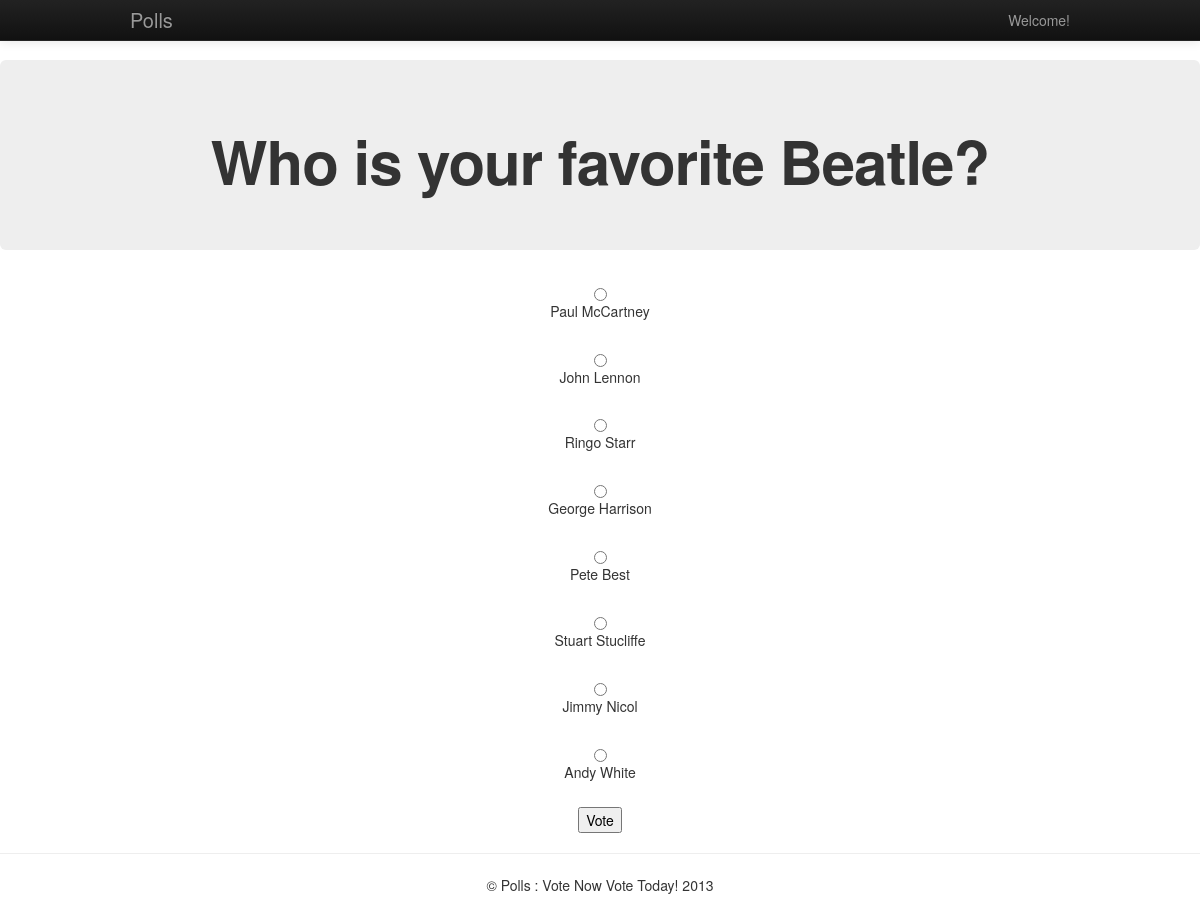
The app's page /polls/2/ with its own data.
### polls/models.py (models this page shows, shortened)
class Poll(models.Model):
	question = models.CharField(max_length=200)
	pub_date = models.DateTimeField('date published')
	def was_published_recently(self):
		now = timezone.now() #was_published_recently() should return False for polls whose pub_date is in the future
		return now - datetime.timedelta(days=1) <= self.pub_date < now
	was_published_recently.admin_order_field = 'pub_date'
	was_published_recently.boolean = True
	was_published_recently.short_description = 'Published recently?'

class Choice(models.Model):
    poll = models.ForeignKey(Poll)
    choice_text = models.CharField(max_length=200)
    votes = models.IntegerField(default=0)

### polls/views.py (the view)
# urls.py: url(r'^(?P<pk>\d+)/$', views.DetailView.as_view(), name='detail'),
class DetailView(generic.DetailView):
    model = Poll
    template_name = 'polls/detail.html'
    def get_queryset(self):
        return Poll.objects.filter(pub_date__lte=timezone.now())

### polls/templates/polls/detail.html (shortened to what this page needs)
{% extends 'polls/base.html' %}
{% block body_block %}
<div class="hero-unit" align="center">
    <h1>{{ poll.question }}</h1>
</div>
<form action="{% url 'polls:vote' poll.id %}" method="post">
	{% for choice in poll.choice_set.all %}
    	<input type="radio" name="choice" id="choice{{ forloop.counter }}" value="{{ choice.id }}" />
    	<label for="choice{{ forloop.counter }}">{{ choice.choice_text }}</label><br />
	{% endfor %}
		<input type="submit" value="Vote" />
</form>
{% endblock %}

### records on screen
Poll: question "Who is your favorite Beatle?"
Choice: choice_text "Paul McCartney"
Choice: choice_text "John Lennon"
Choice: choice_text "Ringo Starr"
Choice: choice_text "George Harrison"
Choice: choice_text "Pete Best"
Choice: choice_text "Stuart Stucliffe"
Choice: choice_text "Jimmy Nicol"
Choice: choice_text "Andy White"
